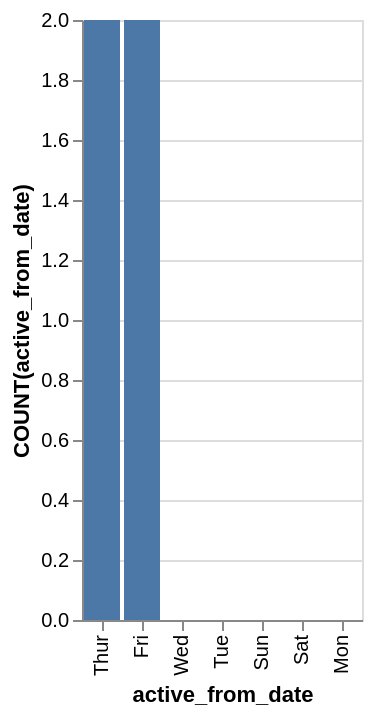

Write a Vega-Lite specification for this figure.
### Vega-Lite specification from a JSON file in a GitHub repository (floating-point values rounded to 4 significant figures)
{"data": {"values": [{"x_data": "Thur", "y_data": 2}, {"x_data": "Fri", "y_data": 2}, {"x_data": "Wed", "y_data": 0}, {"x_data": "Tue", "y_data": 0}, {"x_data": "Sun", "y_data": 0}, {"x_data": "Sat", "y_data": 0}, {"x_data": "Mon", "y_data": 0}]}, "mark": "bar", "encoding": {"x": {"field": "x_data", "type": "nominal", "title": "active_from_date", "sort": {"op": "sum", "field": "y_data", "order": "descending"}}, "y": {"field": "y_data", "type": "quantitative", "title": "COUNT(active_from_date)"}}}
